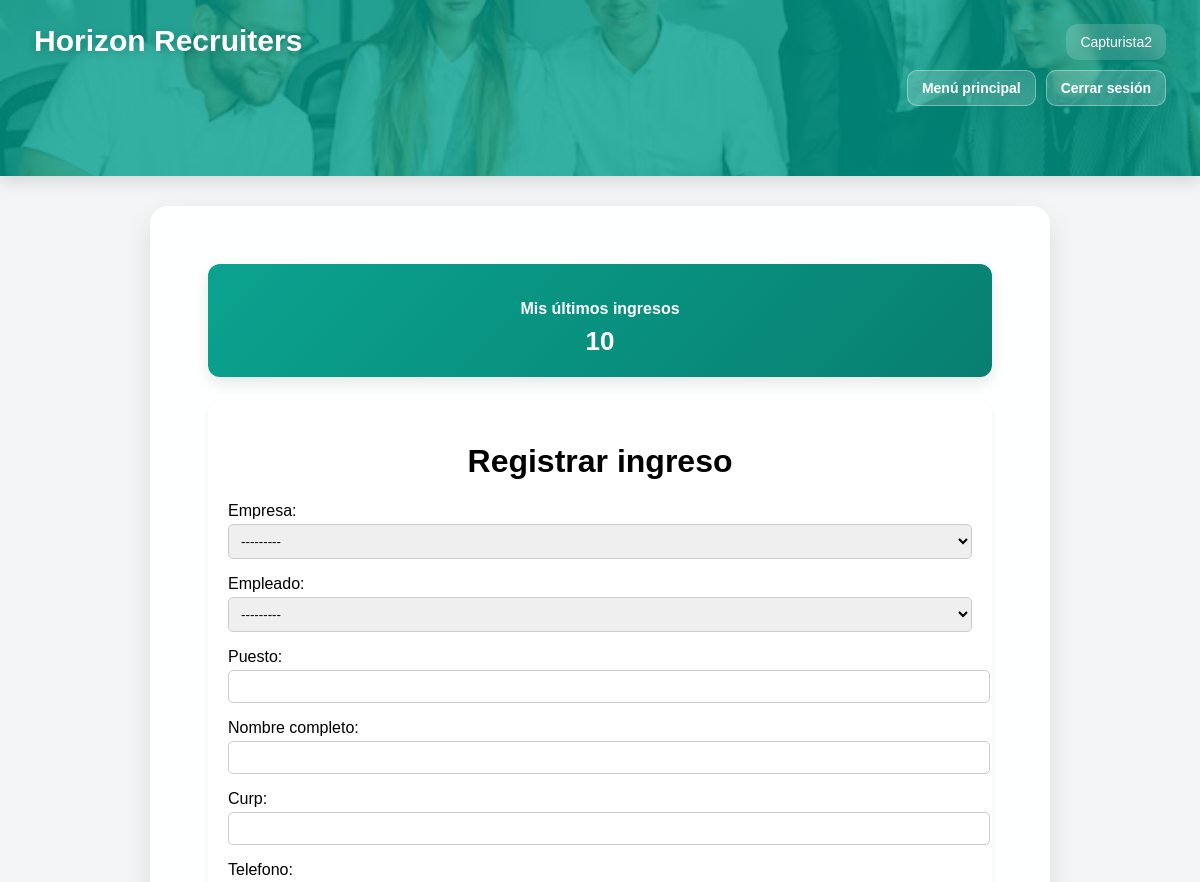
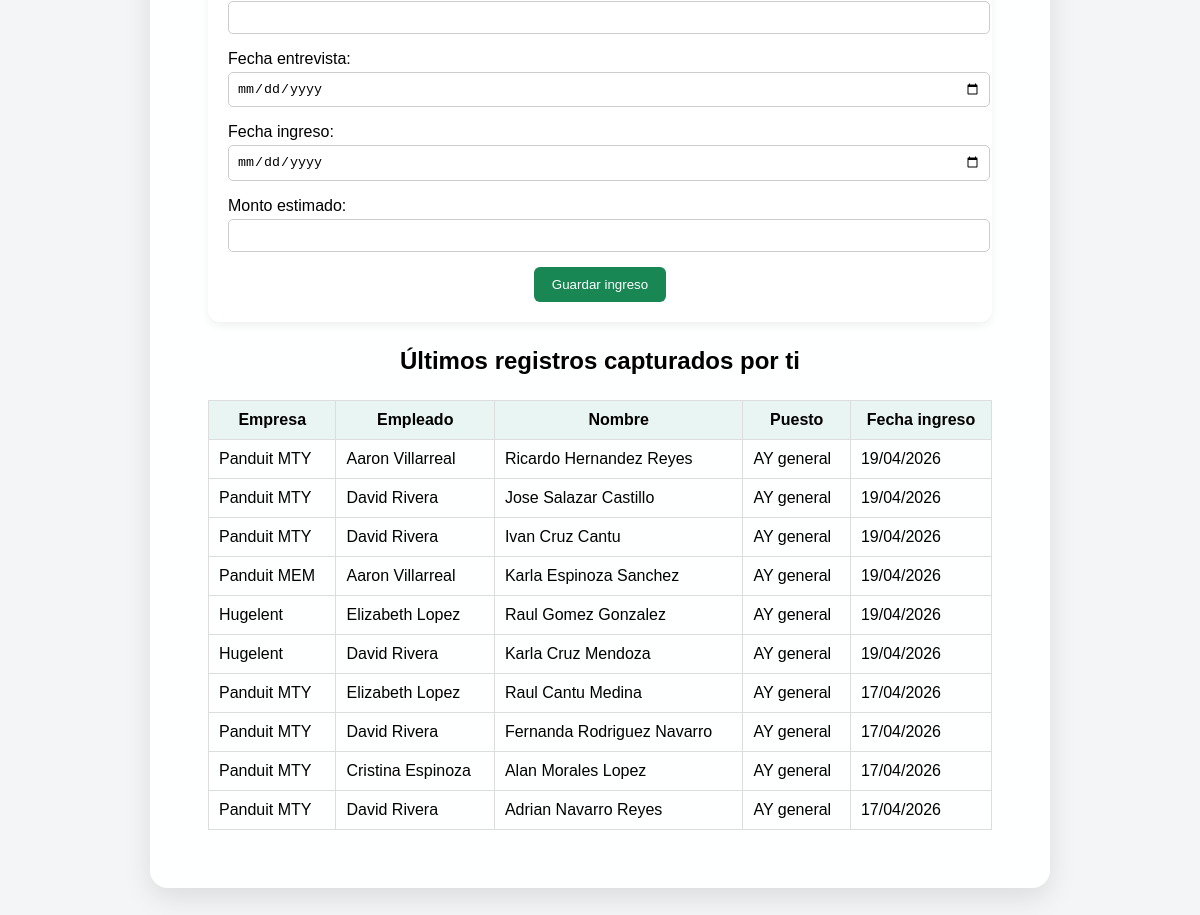
The page /registrar/ (signed in) on the database its author committed (2 pictures, top to bottom).
### core/models.py (models this page shows, shortened)
class Ingreso(models.Model):
    empresa = models.ForeignKey(Empresa, on_delete=models.CASCADE)
    empleado = models.ForeignKey(Empleado, on_delete=models.CASCADE)
    capturado_por = models.ForeignKey(User, on_delete=models.SET_NULL, null=True, blank=True)
    puesto = models.CharField(max_length=100)
    nombre_completo = models.CharField(max_length=150)
    curp = models.CharField(max_length=18)
    telefono = models.CharField(max_length=15)
    fecha_entrevista = models.DateField()
    fecha_ingreso = models.DateField()
    monto_estimado = models.DecimalField(max_digits=10, decimal_places=2)

class Empresa(models.Model):
    nombre = models.CharField(max_length=100)
    monto_nomina = models.DecimalField(max_digits=10, decimal_places=2)
    monto_factura = models.DecimalField(max_digits=10, decimal_places=2)
    def __str__(self):
        return self.nombre

class Empleado(models.Model):
    nombre = models.CharField(max_length=100)
    telefono = models.CharField(max_length=15)
    def __str__(self):
        return self.nombre

### core/views.py (the view)
# urls.py: path('registrar/', registrar_ingreso, name='registrar_ingreso'),
@login_required
def registrar_ingreso(request):
    if request.method == 'POST':
        form = IngresoForm(request.POST)
        if form.is_valid():
            ingreso = form.save(commit=False)
            ingreso.capturado_por = request.user
            ingreso.save()
            return redirect('registrar_ingreso')
    else:
        form = IngresoForm()
    mostrar_costos = False
    if (
        request.user.is_superuser
        or request.user.groups.filter(name='nomina').exists()
        or request.user.groups.filter(name='facturacion').exists()
    ):
        mostrar_costos = True
    ingresos = Ingreso.objects.filter(capturado_por=request.user).order_by('-id')[:10]
    total_ingresos = ingresos.count()
    total_nomina = 0
    total_factura = 0
    for ingreso in ingresos:
        total_nomina += ingreso.empresa.monto_nomina
        total_factura += ingreso.empresa.monto_factura
    return render(request, 'core/registrar_ingreso.html', {
        'form': form,
        'ingresos': ingresos,
        'mostrar_costos': mostrar_costos,
        'total_ingresos': total_ingresos,
        'total_nomina': total_nomina,
        'total_factura': total_factura,
    })

### core/forms.py
class IngresoForm(forms.ModelForm):
    class Meta:
        model = Ingreso
        fields = [
            'empresa',
            'empleado',
            'puesto',
            'nombre_completo',
            'curp',
            'telefono',
            'fecha_entrevista',
            'fecha_ingreso',
            'monto_estimado',
        ]
        widgets = {
            'fecha_entrevista': forms.DateInput(attrs={'type': 'date'}),
            'fecha_ingreso': forms.DateInput(attrs={'type': 'date'}),
        }

### core/templates/core/registrar_ingreso.html (shortened to what this page needs)
{% extends 'core/base.html' %}
{% block content %}
<div class="contenedor">
    <div class="resumen-grid">
        <div class="resumen-card">
            <h3>Mis últimos ingresos</h3>
            <p>{{ total_ingresos }}</p>
        </div>
    </div>
    <div class="seccion">
        <h1>Registrar ingreso</h1>
        <form method="post">
            {{ form.as_p }}
            <div class="acciones">
                <button type="submit">Guardar ingreso</button>
            </div>
        </form>
    </div>
    <h2>Últimos registros capturados por ti</h2>
    <table>
        <tr>
            <th>Empresa</th>
            <th>Empleado</th>
            <th>Nombre</th>
            <th>Puesto</th>
            <th>Fecha ingreso</th>
        </tr>
        {% for ingreso in ingresos %}
        <tr>
            <td>{{ ingreso.empresa.nombre }}</td>
            <td>{{ ingreso.empleado.nombre }}</td>
            <td>{{ ingreso.nombre_completo }}</td>
            <td>{{ ingreso.puesto }}</td>
            <td>{{ ingreso.fecha_ingreso|date:"d/m/Y" }}</td>
        </tr>
        {% empty %}
        <tr>
            <td colspan="{% if mostrar_costos %}7{% else %}5{% endif %}">
                No has capturado ingresos todavía.
            </td>
        </tr>
        {% endfor %}
    </table>
</div>
{% endblock %}

### core/templates/core/base.html (shortened to what this page needs)
<!DOCTYPE html>
<html lang="es">
<head>
    {% load static %}
</head>
<body>
    <div class="header">
        <div class="empresa">Horizon Recruiters</div>
        <div class="usuario-panel">
            <div class="usuario">
                {{ request.user.username }}
            </div>
            <div class="header-botones">
                {% if request.resolver_match.url_name != 'dashboard' %}
                    <a href="{% url 'dashboard' %}" class="btn-header">Menú principal</a>
                {% endif %}
                <a href="{% url 'logout' %}" class="btn-header">Cerrar sesión</a>
           </div>
        </div>
    </div>
    <div class="contenedor">
        <div class="card">
            {% block content %}
            {% endblock %}
        </div>
    </div>
</body>
</html>

### core/templates/core/registrar_ingreso.html (style rules this page uses)
.contenedor { max-width: 900px; margin: auto; }
h1, h2 { text-align: center; }
.resumen-grid { display: grid; grid-template-columns: repeat(auto-fit, minmax(220px, 1fr)); gap: 15px; margin-bottom: 25px; }
.resumen-card { background: linear-gradient(135deg, #0aa38f, #087f70); color: white; padding: 20px; border-radius: 12px; box-shadow: 0 6px 15px rgba(0,0,0,0.1); text-align: center; }
.resumen-card h3 { margin-bottom: 8px; font-size: 16px; }
.resumen-card p { font-size: 26px; font-weight: bold; margin: 0; }
.seccion { background: #ffffff; padding: 20px; border-radius: 12px; box-shadow: 0 4px 10px rgba(0,0,0,0.06); margin-bottom: 25px; }
button { background: #198754; color: white; border: none; padding: 10px 18px; border-radius: 6px; cursor: pointer; }
p { margin-bottom: 12px; }
input, select { width: 100%; padding: 8px; margin-top: 4px; border-radius: 5px; border: 1px solid #ccc; }
table { width: 100%; border-collapse: collapse; margin-top: 25px; }
th, td { border: 1px solid #ddd; padding: 10px; }
th { background: #e9f5f3; }
.acciones { display: flex; gap: 10px; flex-wrap: wrap; justify-content: center; margin-top: 15px; }

### rows shown on the page
Ingreso: empresa.nombre "Panduit MTY", empleado.nombre "Aaron Villarreal", nombre_completo "Ricardo Hernandez Reyes", puesto "AY general", fecha_ingreso "19/04/2026"
Ingreso: empresa.nombre "Panduit MTY", empleado.nombre "David Rivera", nombre_completo "Jose Salazar Castillo", puesto "AY general", fecha_ingreso "19/04/2026"
Ingreso: empresa.nombre "Panduit MTY", empleado.nombre "David Rivera", nombre_completo "Ivan Cruz Cantu", puesto "AY general", fecha_ingreso "19/04/2026"
Ingreso: empresa.nombre "Panduit MEM", empleado.nombre "Aaron Villarreal", nombre_completo "Karla Espinoza Sanchez", puesto "AY general", fecha_ingreso "19/04/2026"
Ingreso: empresa.nombre "Hugelent", empleado.nombre "Elizabeth Lopez", nombre_completo "Raul Gomez Gonzalez", puesto "AY general", fecha_ingreso "19/04/2026"
Ingreso: empresa.nombre "Hugelent", empleado.nombre "David Rivera", nombre_completo "Karla Cruz Mendoza", puesto "AY general", fecha_ingreso "19/04/2026"
Ingreso: empresa.nombre "Panduit MTY", empleado.nombre "Elizabeth Lopez", nombre_completo "Raul Cantu Medina", puesto "AY general", fecha_ingreso "17/04/2026"
Ingreso: empresa.nombre "Panduit MTY", empleado.nombre "David Rivera", nombre_completo "Fernanda Rodriguez Navarro", puesto "AY general", fecha_ingreso "17/04/2026"
Ingreso: empresa.nombre "Panduit MTY", empleado.nombre "Cristina Espinoza", nombre_completo "Alan Morales Lopez", puesto "AY general", fecha_ingreso "17/04/2026"
Ingreso: empresa.nombre "Panduit MTY", empleado.nombre "David Rivera", nombre_completo "Adrian Navarro Reyes", puesto "AY general", fecha_ingreso "17/04/2026"

### other values the page prints
{{ request.user.username }} "Capturista2"
{{ total_ingresos }} "10"
